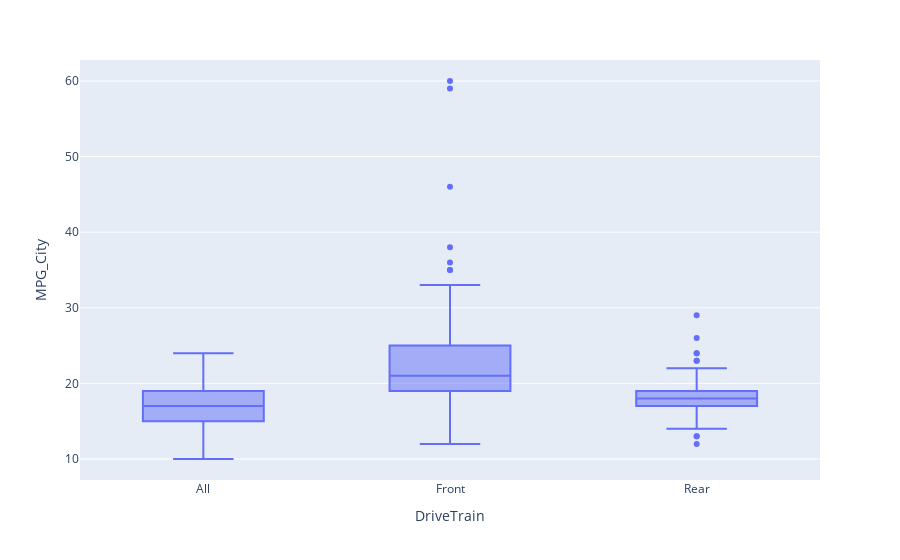

Notebook cell for this chart:
### Markdown cell above
- La relación de las millas por galón con el origen de los vehículos, no varía mucho. Lo que si es destacable, es la cantidad de datos atípicos de los vehículos asiáticos.

### Code cell
fig = px.box(df,x = "DriveTrain", y = "MPG_City")
fig.show()

### Figure 1 — Plotly figure (JSON) as saved in the notebook; plotly's stock layout.template omitted (floating-point values rounded to 4 significant figures; data arrays with more than 128 entries replaced by an {"elided": "..."} marker saying what was removed)
{"data": [{"alignmentgroup": "True", "hovertemplate": "DriveTrain=%{x}<br>MPG_City=%{y}<extra></extra>", "legendgroup": "", "marker": {"color": "#636efa"}, "name": "", "notched": false, "offsetgroup": "", "orientation": "v", "showlegend": false, "type": "box", "x": {"elided": "428 str values"}, "x0": " ", "xaxis": "x", "y": {"elided": "428 int values"}, "y0": " ", "yaxis": "y"}], "layout": {"boxmode": "group", "legend": {"tracegroupgap": 0}, "margin": {"t": 60}, "xaxis": {"anchor": "y", "domain": [0, 1], "title": {"text": "DriveTrain"}}, "yaxis": {"anchor": "x", "domain": [0, 1], "title": {"text": "MPG_City"}}}}
